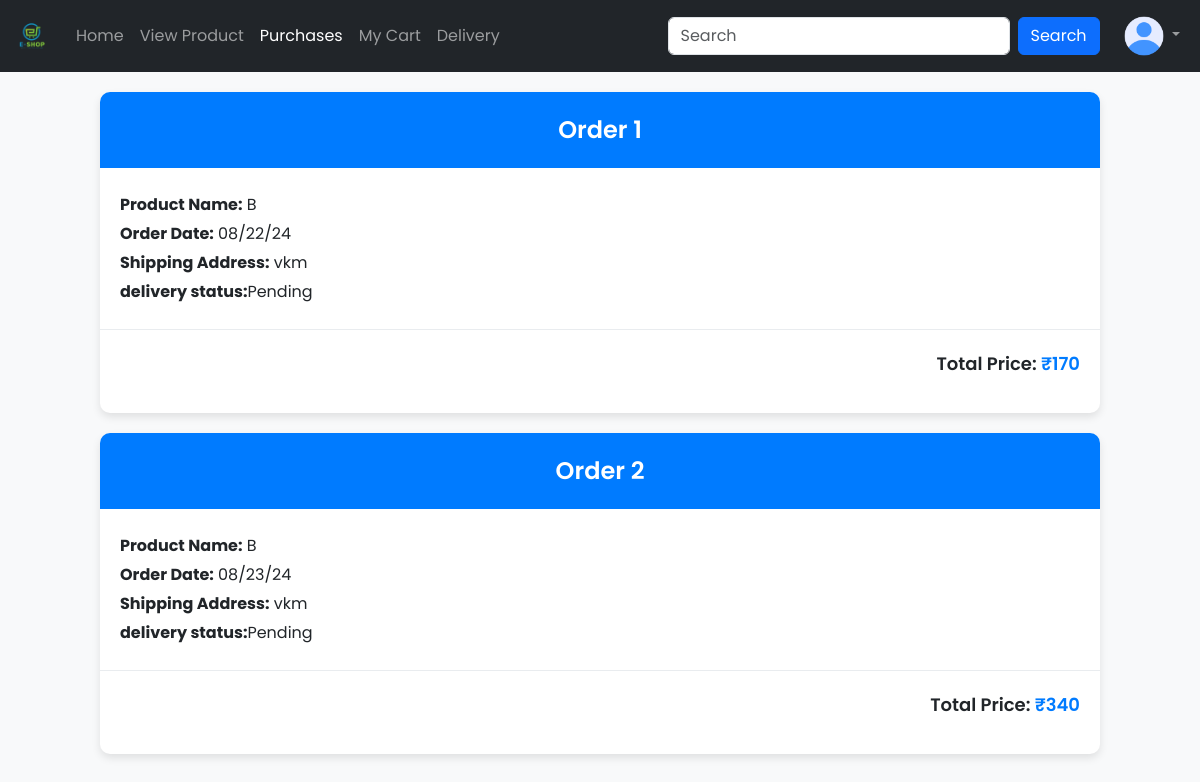
The page /order (signed in) on the database as committed earlier.
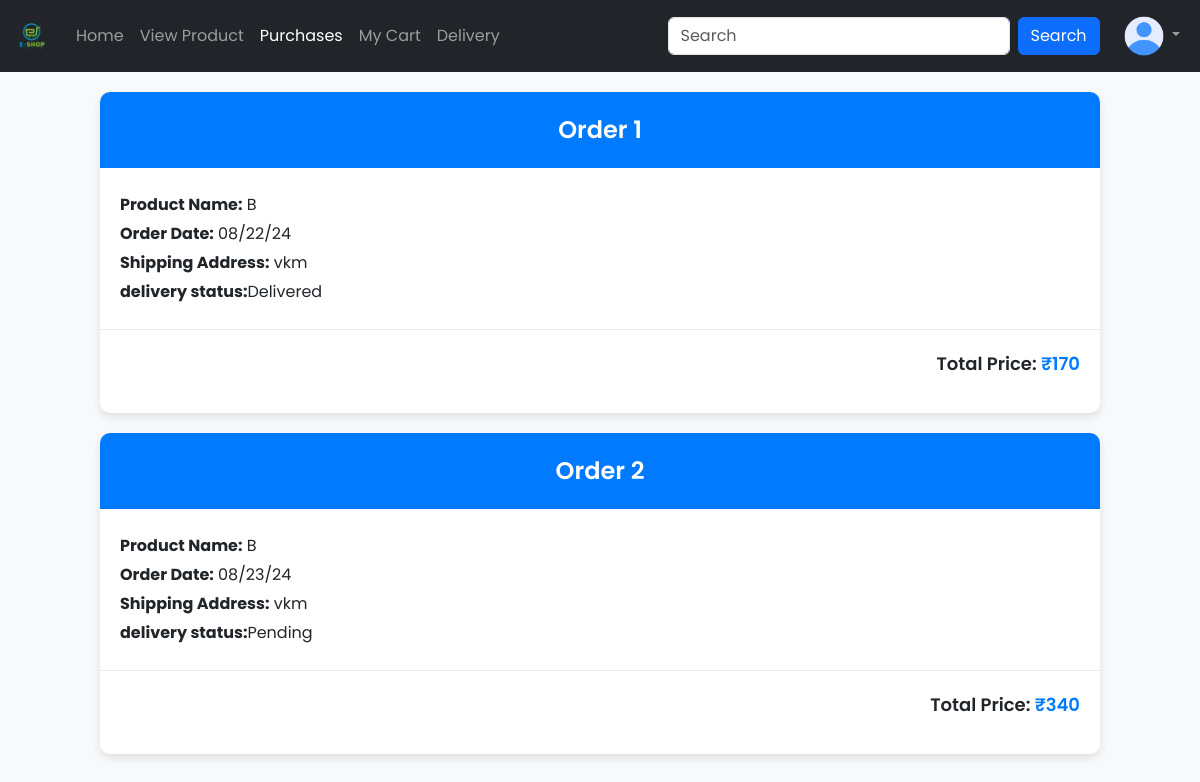
The same page on the database as committed later.
### app/models.py (models this page shows, shortened)
class buy(models.Model):
    product = models.ForeignKey(Product,on_delete=models.CASCADE)
    user = models.ForeignKey(Register,on_delete=models.CASCADE)
    date_of_buying = models.TextField()
    quantity = models.IntegerField()
    price = models.IntegerField()
    DELIVERY_STATUS_CHOICES = [
        ("Pending", "Pending"),
        ("Shipped", "Shipped"),
        ("In Transit", "In Transit"),
        ("Delivered", "Delivered"),
    ]
    delivery_status = models.CharField(
        max_length=20, choices=DELIVERY_STATUS_CHOICES, default="Pending"
    )

class Product(models.Model):
    name = models.TextField()
    discription = models.TextField()
    price = models.IntegerField()
    category = models.TextField()
    quantity = models.IntegerField()
    offerprice = models.IntegerField()
    image = models.FileField()

class Register(models.Model):
    Email = models.EmailField(unique=True)
    name = models.TextField()
    phonenumber = models.IntegerField()
    password = models.TextField()
    location= models.TextField()

### app/views.py (the view)
# urls.py: path('order',views.order_details),
def order_details(req):
    if 'user' in req.session:
        data=buy.objects.filter(user=get_usr(req))
        return render(req,'user/orderdetails.html',{'data':data})
    else:
        return redirect(login)

### app/views.py (called while the page is built)
def get_usr(req):
    if 'user' in req.session:
        return Register.objects.get(Email=req.session['user'])
    return None  # Return None if the 'user' key is not present

### template/user/orderdetails.html (shortened to what this page needs)
<!DOCTYPE html>
<html lang="en">
<head>
    {% load static %}
    <link rel="stylesheet" href="https://cdn.jsdelivr.net/npm/bootstrap@5.3.3/dist/css/bootstrap.min.css">
</head>
<body>
    <nav class="navbar navbar-expand-sm navbar-dark bg-dark">
        <div class="container-fluid">
            <a class="navbar-brand" href="../user_home">
                <img src="{% static 'logo.png' %}" alt="Logo" style="width:40px;" class="rounded-pill">
            </a>
            <div class="collapse navbar-collapse" id="mynavbar">
                <ul class="navbar-nav me-auto">
                    <li class="nav-item">
                        <a class="nav-link" href="../user_home">Home</a>
                    </li>
                    <li class="nav-item">
                        <a class="nav-link" href="../viewproduct">View Product</a>
                    </li>
                    <li class="nav-item">
                        <a class="nav-link active" href="../order">Purchases</a>
                    </li>
                    <li class="nav-item">
                        <a class="nav-link" href="../user_view_cart">My Cart</a>
                    </li>
                    <li class="nav-item">
                        <a class="nav-link" href="../delivery">Delivery</a>
                    </li>
                </ul>
                <ul class="navbar-nav ms-auto d-flex align-items-center">
                    <li class="nav-item">
                        <form class="d-flex">
                            <input class="form-control me-2" type="text" placeholder="Search">
                            <button class="btn btn-primary" type="button">Search</button>
                        </form>
                    </li>
                    <li class="nav-item dropdown ms-3">
                        <a class="nav-link dropdown-toggle" href="#" id="navbarDropdown" role="button" data-bs-toggle="dropdown">
                            <img src="{% static 'user.png' %}" width="40" height="40" class="rounded-circle">
                        </a>
                    </li>
                </ul>
            </div>
        </div>
    </nav>
    <div class="container">
        {% for i in data %}
        <div class="order-container">
            <div class="order-header">
                Order {{ i.id }}
            </div>
            <div class="order-details">
                <p><strong>Product Name:</strong> {{ i.product.name }}</p>
                <p><strong>Order Date:</strong> {{ i.date_of_buying }}</p>
                <p><strong>Shipping Address:</strong> {{ i.user.location }}</p>
               <p><strong>delivery status:</strong>{{ i.delivery_status }} </p>
            </div>
            <div class="order-summary">
                <p>Total Price: <span>₹{{ i.price }}</span></p>
            </div>
        </div>
        {% endfor %}
    </div>
</body>
</html>

Rows that differ between the two databases and show on the page:
changed buy id 1: delivery_status "Pending" → "Delivered"
